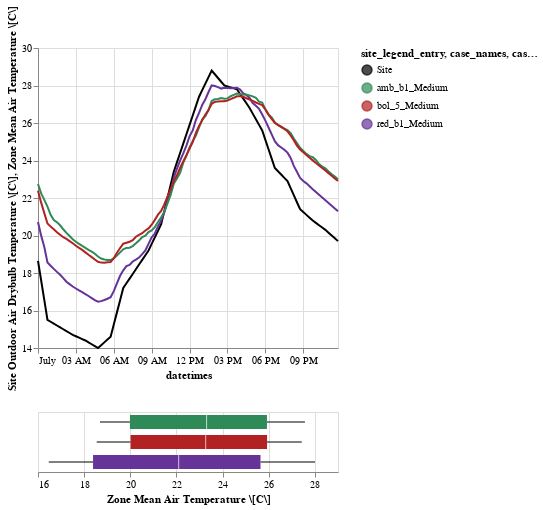

The cell this chart's notebook holds for it:
### Code cell
base = alt.Chart(df_agg).mark_line().encode(x="datetimes:T")

site = base.mark_line(color="black").encode(
    y=alt.Y(r"Site Outdoor Air Drybulb Temperature \[C\]:Q").scale(zero=False),
    color=alt.Color("site_legend_entry").scale(domain=domain, range=range_)
)

cases = base.encode(
    y=alt.Y(r"Zone Mean Air Temperature \[C\]:Q").scale(zero=False),
    color=alt.Color("case_names:N"),
)


tick_axis = alt.Axis(labels=False, domain=False, ticks=False)

box = (
    alt.Chart(df_agg)
    .mark_boxplot(extent="min-max")
    .encode(
        y=alt.Y("case_names:N", axis=tick_axis, title=""),
        x=alt.X(r"Zone Mean Air Temperature \[C\]").scale(zero=False),
        color="case_names",
    )
)

site + cases & box  # + site

### Figure 1 — Vega-Lite specification as saved in the notebook (floating-point values rounded to 4 significant figures; data arrays with more than 128 entries replaced by an {"elided": "..."} marker saying what was removed)
{"config": {"view": {"continuousWidth": 300, "continuousHeight": 300}}, "vconcat": [{"layer": [{"mark": {"type": "line", "color": "black"}, "encoding": {"color": {"field": "site_legend_entry", "scale": {"domain": ["Site", "amb_b1_Medium", "bol_5_Medium", "red_b1_Medium"], "range": ["black", "seagreen", "firebrick", "rebeccapurple"]}, "type": "nominal"}, "x": {"field": "datetimes", "type": "temporal"}, "y": {"field": "Site Outdoor Air Drybulb Temperature \\[C\\]", "scale": {"zero": false}, "type": "quantitative"}}}, {"mark": {"type": "line"}, "encoding": {"color": {"field": "case_names", "type": "nominal"}, "x": {"field": "datetimes", "type": "temporal"}, "y": {"field": "Zone Mean Air Temperature \\[C\\]", "scale": {"zero": false}, "type": "quantitative"}}}]}, {"mark": {"type": "boxplot", "extent": "min-max"}, "encoding": {"color": {"field": "case_names", "type": "nominal"}, "x": {"field": "Zone Mean Air Temperature \\[C\\]", "scale": {"zero": false}, "type": "quantitative"}, "y": {"axis": {"domain": false, "labels": false, "ticks": false}, "field": "case_names", "title": "", "type": "nominal"}}}], "data": {"name": "data-5e7fc780a340778f99dc7466431f0b38"}, "$schema": "https://vega.github.io/schema/vega-lite/v5.20.1.json", "datasets": {"data-5e7fc780a340778f99dc7466431f0b38": {"elided": "288 records"}}}
